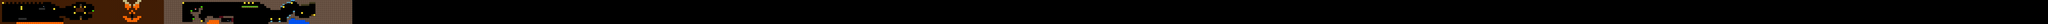

A level layout from a 2D game, rendered from its tile map. Below: a short description, then the map file with tile-grid data replaced by summaries:
An orthogonal 1000x12 tile map with 64x64 px tiles, 2 tile layers (non Collidable, Collidable Tiles), 2 tilesets and 9 objects (3x Door, 2x checkpoint, Spitter, spawn, Walker, ...).

<map version="1.0" orientation="orthogonal" renderorder="right-down" width="1000" height="12" tilewidth="64" tileheight="64" nextobjectid="51">
 <tileset firstgid="1" name="Basic" tilewidth="64" tileheight="64" spacing="2" margin="2" tilecount="32" columns="16">
  <image source="../textures/test.png" width="1056" height="132" />
 </tileset>
 <tileset firstgid="33" name="Door" tilewidth="64" tileheight="64" spacing="2" margin="2" tilecount="2" columns="2">
  <image source="../textures/door_wood.png" width="132" height="66" />
 </tileset>
 <layer name="non Collidable" width="1000" height="12">
  <data>[12000 cells, 131 non-empty, 14 distinct tile ids]</data>
 </layer>
 <layer name="Collidable Tiles" width="1000" height="12">
  <data>[12000 cells, 1088 non-empty, 8 distinct tile ids]</data>
 </layer>
 <objectgroup name="Objects">
  <object id="29" name="door_to_spawn" type="Door" x="2496" y="128" width="64" height="128">
   <properties>
    <property name="tpX" type="int" value="5" />
    <property name="tpY" type="int" value="1" />
   </properties>
  </object>
  <object id="43" name="Spitter" type="Spitter" x="1464" y="682" width="82" height="86">
   <properties>
    <property name="projFrequency" type="float" value="1.5" />
    <property name="projLifetime" type="float" value="5" />
    <property name="xVelocity" type="float" value="0" />
    <property name="yVelocity" type="float" value="3" />
   </properties>
  </object>
  <object id="48" name="spawn" x="320" y="128" width="64" height="576" />
  <object id="44" name="checkpoint" x="1920" y="320" width="64" height="192" />
  <object id="44" name="door_to_hell" type="Door" x="2496" y="512" width="64" height="128">
   <properties>
    <property name="tpX" type="int" value="64" />
    <property name="tpY" type="int" value="3" />
   </properties>
  </object>
  <object id="46" name="door_to_life" type="Door" x="2880" y="320" width="64" height="64">
   <properties>
    <property name="tpX" type="int" value="90" />
    <property name="tpY" type="int" value="1" />
   </properties>
  </object>
  <object id="47" name="Walker" type="Walker" x="6720" y="497" width="155" height="79">
   <properties>
    <property name="leftRoom" type="int" value="0" />
    <property name="name" value="raptor" />
    <property name="rightRoom" type="int" value="1" />
   </properties>
  </object>
  <object id="48" name="checkpoint" x="5888" y="51" width="64" height="653" />
  <object id="49" name="end" x="9728" y="448" width="64" height="64" />
 </objectgroup>
</map>
